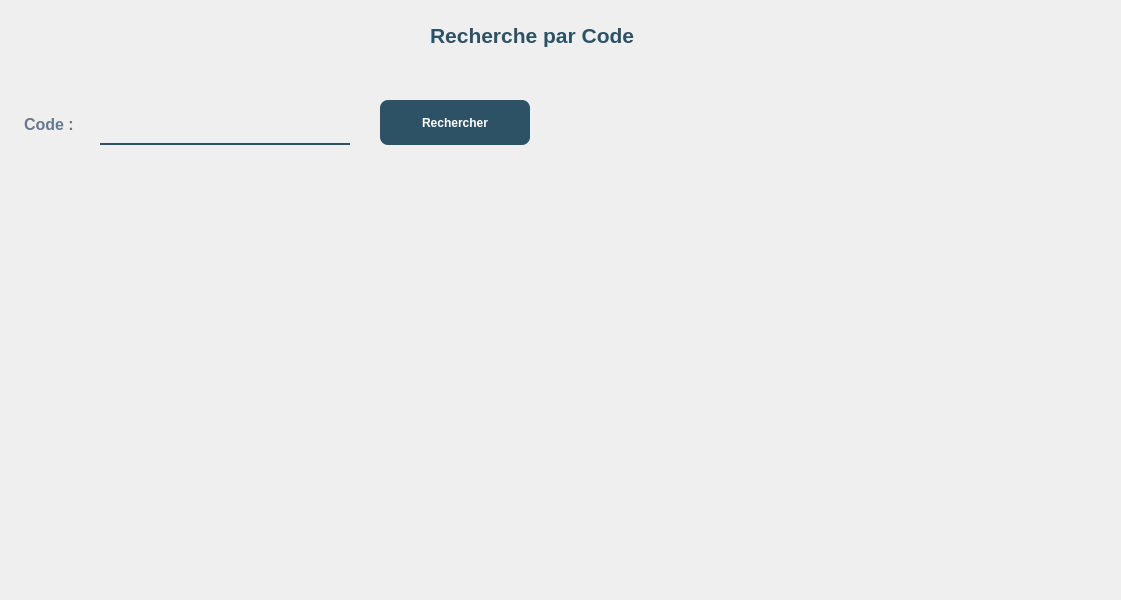
<?xml version="1.0" encoding="UTF-8"?>
<ui version="4.0">
 <class>Dialog</class>
 <widget class="QDialog" name="Dialog">
  <property name="geometry">
   <rect>
    <x>0</x>
    <y>0</y>
    <width>1121</width>
    <height>600</height>
   </rect>
  </property>
  <property name="windowTitle">
   <string>Dialog</string>
  </property>
  <widget class="QLabel" name="label_4">
   <property name="geometry">
    <rect>
     <x>0</x>
     <y>-150</y>
     <width>1131</width>
     <height>761</height>
    </rect>
   </property>
   <property name="styleSheet">
    <string notr="true">border-image:url(:/img/897.jpg);</string>
   </property>
   <property name="text">
    <string/>
   </property>
  </widget>
  <widget class="QLabel" name="label">
   <property name="geometry">
    <rect>
     <x>20</x>
     <y>110</y>
     <width>81</width>
     <height>35</height>
    </rect>
   </property>
   <property name="font">
    <font>
     <pointsize>12</pointsize>
     <weight>75</weight>
     <bold>true</bold>
    </font>
   </property>
   <property name="styleSheet">
    <string notr="true">background-color:rgba(0,0,0,0);
color:rgb(104, 121, 143);
padding-bottom:7px;</string>
   </property>
   <property name="text">
    <string>Code :</string>
   </property>
  </widget>
  <widget class="QLineEdit" name="lineEdit">
   <property name="geometry">
    <rect>
     <x>100</x>
     <y>110</y>
     <width>250</width>
     <height>35</height>
    </rect>
   </property>
   <property name="font">
    <font>
     <pointsize>12</pointsize>
    </font>
   </property>
   <property name="styleSheet">
    <string notr="true">background-color:rgba(0,0,0,0);
border: 2px solid rgba(0,0,0,0);
border-bottom-color:rgba(46,82,101,255);
color:rgb(0,0,0);
padding-bottom:7px;</string>
   </property>
   <property name="placeholderText">
    <string/>
   </property>
  </widget>
  <widget class="QLabel" name="label_10">
   <property name="geometry">
    <rect>
     <x>430</x>
     <y>10</y>
     <width>271</width>
     <height>51</height>
    </rect>
   </property>
   <property name="font">
    <font>
     <family>Arial</family>
     <pointsize>16</pointsize>
     <weight>75</weight>
     <bold>true</bold>
     <underline>false</underline>
    </font>
   </property>
   <property name="styleSheet">
    <string notr="true">color:rgba(46,82,101,255);
background-color:rgba(0,0,0,0);
</string>
   </property>
   <property name="text">
    <string>Recherche par Code</string>
   </property>
  </widget>
  <widget class="QTableView" name="tableView">
   <property name="geometry">
    <rect>
     <x>20</x>
     <y>180</y>
     <width>1081</width>
     <height>391</height>
    </rect>
   </property>
   <property name="styleSheet">
    <string notr="true">background:rgba(0,0,0,0);
border:none;</string>
   </property>
  </widget>
  <widget class="QPushButton" name="pushButton">
   <property name="geometry">
    <rect>
     <x>380</x>
     <y>100</y>
     <width>150</width>
     <height>45</height>
    </rect>
   </property>
   <property name="font">
    <font>
     <pointsize>-1</pointsize>
     <weight>87</weight>
     <bold>true</bold>
    </font>
   </property>
   <property name="styleSheet">
    <string notr="true">background: rgb(255,255,255);
background: rgba(46,82,101,255);
  border: 0 solid #E2E8F0;
  color: rgb(255, 255, 255);
  font-size: 12px;
  font-weight: 700;
  height: 56px;
  border-radius: 8px;

</string>
   </property>
   <property name="text">
    <string>Rechercher</string>
   </property>
  </widget>
 </widget>
 <resources>
  <include location="../img/back.qrc"/>
 </resources>
 <connections/>
</ui>
